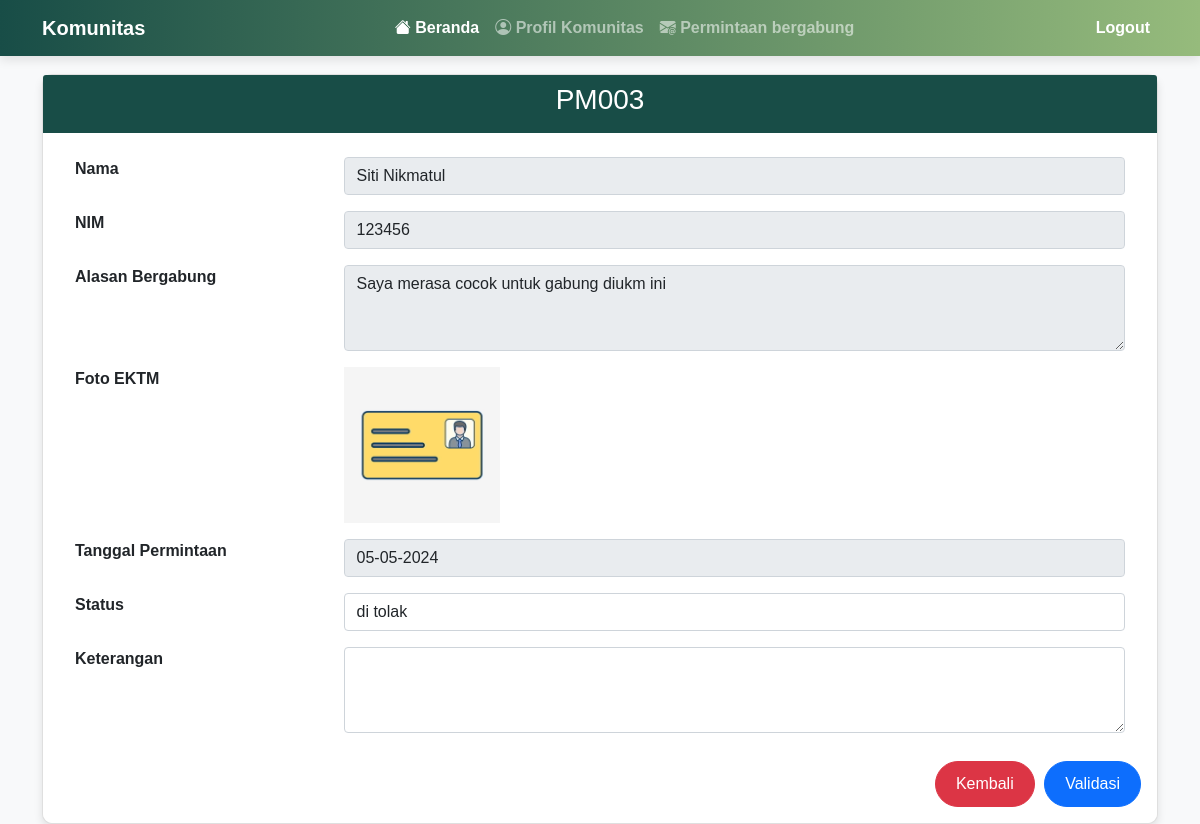
Screenshot of /validasi.php?id=PM003 (signed in) with the database file from the repository.
### tables this page shows
CREATE TABLE `permintaan` (
  `id_permintaan` varchar(5) NOT NULL,
  `id_user` varchar(5) NOT NULL,
  `id_ukm` varchar(5) NOT NULL,
  `nama_user` varchar(50) NOT NULL,
  `nim` int(15) NOT NULL,
  `alasan_bergabung` text NOT NULL,
  `foto_ektm` text NOT NULL,
  `tgl_permintaan` date NOT NULL,
  `status` varchar(15) NOT NULL DEFAULT 'menunggu',
  `keterangan` text NOT NULL,
  `tgl_validasi` date NOT NULL
);

### validasi.php (the view, shortened to what this page needs)
<?php
include 'koneksi.php';
$id = isset($_GET['id']) ? mysqli_real_escape_string($koneksi, $_GET['id']) : '';
$sqlTampil = mysqli_query($koneksi, "SELECT * FROM permintaan WHERE id_permintaan= '$id'");
if(mysqli_num_rows($sqlTampil) > 0) {
    $dataTampil = mysqli_fetch_array($sqlTampil);
    $id_permintaan = $dataTampil['id_permintaan'];
    $nama_user = $dataTampil['nama_user'];
    $nim = $dataTampil['nim'];
    $alasan_bergabung = $dataTampil['alasan_bergabung'];
    $foto_ektm = $dataTampil['foto_ektm'];
    $tgl_permintaan = date('d-m-Y', strtotime($dataTampil['tgl_permintaan']));
}
?>
<!DOCTYPE html>
<html lang="en">
<head>
    <link rel="stylesheet" href="https://stackpath.bootstrapcdn.com/bootstrap/4.5.2/css/bootstrap.min.css">
    <?php include 'navbarukm.php' ?>
    <br>
</head>
<body>
    <div class="container">
        <div class="card">
            <div class="card-header">
                <h3 class="card-title"><?php echo $id_permintaan; ?></h3>
            </div>
            <div class="card-body">
                <form action="" method="post" id="formvalidasi">
                    <ul class="list-group list-group-flush">
                        <li class="list-group-item">
                            <div class="row">
                                <div class="col-md-3"><b>Nama</b></div>
                                <div class="col-md-9"><input type="text" class="form-control" readonly value="<?php echo $nama_user; ?>"></div>
                            </div>
                        </li>
                        <li class="list-group-item">
                            <div class="row">
                                <div class="col-md-3"><b>NIM</b></div>
                                <div class="col-md-9"><input type="text" class="form-control" readonly value="<?php echo $nim; ?>"></div>
                            </div>
                        </li>
                        <li class="list-group-item">
                            <div class="row">
                                <div class="col-md-3"><b>Alasan Bergabung</b></div>
                                <div class="col-md-9"><textarea class="form-control" rows="3" readonly><?php echo $alasan_bergabung; ?></textarea>
                            </div>
                        </li>
                        <li class="list-group-item">
                            <div class="row">
                                <div class="col-md-3"><b>Foto EKTM</b></div>
                                <div class="col-md-9"><img src="file/<?php echo $foto_ektm; ?>" style="max-width: 20%; height: auto;" alt="Foto EKTM"></div>
                            </div>
                        </li>
                        <li class="list-group-item">
                            <div class="row">
                                <div class="col-md-3"><b>Tanggal Permintaan</b></div>
                                <div class="col-md-9"><input type="text" class="form-control" readonly value="<?php echo $tgl_permintaan; ?>"></div>
                            </div>
                        </li>
                        <li class="list-group-item">
                            <div class="row">
                                <div class="col-md-3"><b>Status</b></div>
                                <div class="col-md-9">
                                    <select class="form-control" name="status">
                                        <option value="di tolak" <?php if($dataTampil['status'] == 'di tolak') echo 'selected'; ?>>di tolak</option>
                                    </select>
                                </div>
                            </div>
                        </li>
                        <li class="list-group-item">
                            <div class="row">
                                <div class="col-md-3"><b>Keterangan</b></div>
                                <div class="col-md-9"><textarea class="form-control" name="keterangan" id="keterangan" rows="3"></textarea></div>
                            </div>
                        </li>
                    </ul>
                    <div id="pesan-sekarang" class="text-right">
                        <a href="permintaanmasuk.php" class="btn btn-danger">Kembali</a>
                        <button type="submit" class="btn btn-primary" name="ubah" onclick="return confirm('Apakah Anda yakin ingin menyimpan perubahan ini?')">Validasi</button>
                    </div>
                </form>
            </div>
        </div>
    </div>
</body>
</html>

### validasi.php (style rules this page uses)
body { background-color: #f8f9fa; font-family: Arial, sans-serif; color: #333; margin: 0; padding: 0; }
.container { margin-top: 50px; }
.card { border-radius: 10px; box-shadow: 0 4px 8px rgba(0, 0, 0, 0.1); }
.card-header { background-color: #184D47; color: #fff; border-bottom: none; border-top-left-radius: 10px; border-top-right-radius: 10px; }
.card-body { background-color: #fff; border-bottom-left-radius: 10px; border-bottom-right-radius: 10px; }
.card-title { text-align: center; }
.list-group-item { border: none; }
#pesan-sekarang { text-align: center; margin-top: 20px; }
#pesan-sekarang .btn { border-radius: 30px; font-size: 16px; padding: 10px 20px; margin-left: 5px; }

### rows the page displays
permintaan: id_permintaan "PM003", nama_user "Siti Nikmatul", nim "123456", alasan_bergabung "Saya merasa cocok untuk gabung diukm ini", foto_ektm (picture), tgl_permintaan "05-05-2024", status "di tolak"
